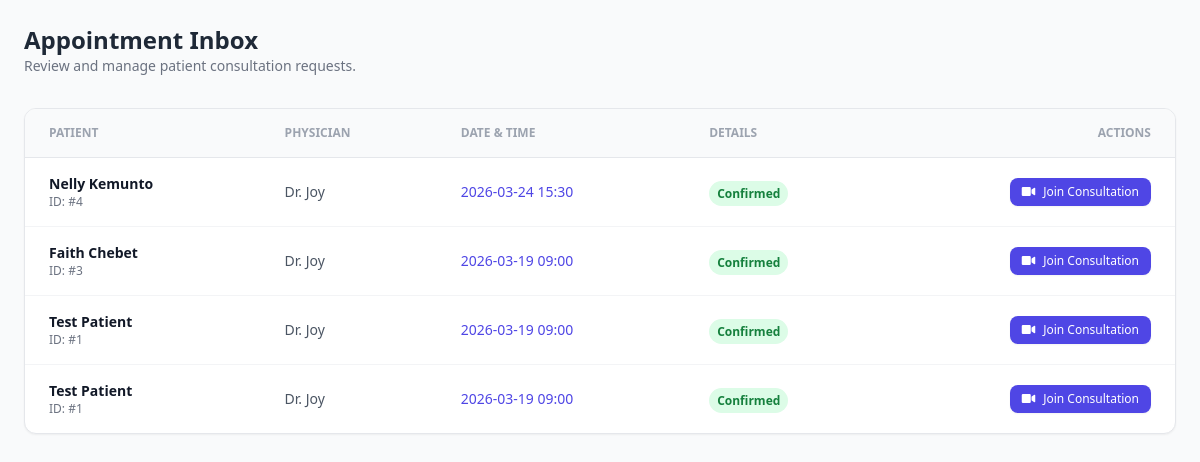
The app's page /staff/manage-appointments (signed in) with its own data.
### tables this page shows
CREATE TABLE appointments (
            appt_id INTEGER PRIMARY KEY AUTOINCREMENT,
            patient_id INTEGER,
            doctor_user_id INTEGER,
            appt_time DATETIME,
            department TEXT DEFAULT 'General Practice',
            status TEXT DEFAULT 'Pending'
        );

CREATE TABLE patients (
            patient_id INTEGER PRIMARY KEY AUTOINCREMENT,
            name TEXT NOT NULL,
            contact_info TEXT,
            staff_id INTEGER DEFAULT 1,
            is_active TINYINT DEFAULT 1,
            lifeline_status TINYINT DEFAULT 0,
            heart_rate_min INT DEFAULT 50,
            heart_rate_max INT DEFAULT 100,
            bp_systolic_max INT DEFAULT 140,
            bp_diastolic_max INT DEFAULT 90,
            glucose_max DECIMAL(5,2) DEFAULT 180.00,
            clinical_status TEXT DEFAULT 'Monitoring', 
            symptoms TEXT,
            lab_results TEXT,
            test_interpretation TEXT,
            treatment_plan TEXT,
            pharmacy_notes TEXT,
            last_diagnosis_summary TEXT,
            clinical_decision TEXT,
            decision_justification TEXT
        );

CREATE TABLE users (
            id INTEGER PRIMARY KEY AUTOINCREMENT,
            username TEXT NOT NULL UNIQUE,
            password_hash TEXT NOT NULL,
            role TEXT NOT NULL DEFAULT 'Staff'
        );

### app.py (the view)
@app.route('/staff/manage-appointments') # This is the URL
@login_required
def manage_appointments(): # THIS name must match the url_for()
    db = get_db_connection()
    appointments = db.execute("""
        SELECT a.appt_id, a.appt_time, a.status, p.name as patient_name, p.patient_id, u.username as doctor_name
        FROM appointments a
        JOIN patients p ON a.patient_id = p.patient_id
        JOIN users u ON a.doctor_user_id = u.id
        ORDER BY a.appt_time DESC
    """).fetchall()
    db.close()
    return render_template('manage_appointments.html', appointments=appointments)

### app.py (called while the page is built)
def get_db_connection():
    conn = sqlite3.connect(DATABASE_FILE)
    conn.row_factory = sqlite3.Row
    return conn

@login_manager.user_loader
def load_user(user_id):
    db = get_db_connection()
    user_data = db.execute('SELECT * FROM users WHERE id = ?', (user_id,)).fetchone()
    db.close()
    if user_data:
        return User(user_data['id'], user_data['username'], user_data['password_hash'], user_data['role'])
    return None

### templates/manage_appointments.html (shortened to what this page needs)
<!DOCTYPE html>
<html lang="en">
<head>
    <script src="https://cdn.tailwindcss.com"></script>
    <link rel="stylesheet" href="https://cdnjs.cloudflare.com/ajax/libs/font-awesome/6.0.0/css/all.min.css">
</head>
<body class="bg-gray-50 p-6">
    <div class="max-w-6xl mx-auto">
        <header class="mb-8">
            <h1 class="text-2xl font-bold text-gray-800">Appointment Inbox</h1>
            <p class="text-gray-500 text-sm">Review and manage patient consultation requests.</p>
        </header>
        <div class="bg-white rounded-xl shadow-sm border border-gray-200 overflow-hidden">
            <table class="w-full text-left border-collapse">
                <thead class="bg-gray-50 border-b border-gray-200">
                    <tr>
                        <th class="px-6 py-4 text-xs font-bold text-gray-400 uppercase">Patient</th>
                        <th class="px-6 py-4 text-xs font-bold text-gray-400 uppercase">Physician</th>
                        <th class="px-6 py-4 text-xs font-bold text-gray-400 uppercase">Date & Time</th>
                        <th class="px-6 py-4 text-xs font-bold text-gray-400 uppercase">Details</th>
                        <th class="px-6 py-4 text-xs font-bold text-gray-400 uppercase text-right">Actions</th>
                    </tr>
                </thead>
                <tbody class="divide-y divide-gray-100">
                    {% for appt in appointments %}
                    <tr class="hover:bg-gray-50 transition">
                        <td class="px-6 py-4">
                            <div class="text-sm font-bold text-gray-900">{{ appt.patient_name }}</div>
                            <div class="text-xs text-gray-500">ID: #{{ appt.patient_id }}</div>
                        </td>
                        <td class="px-6 py-4 text-sm text-gray-600">
                            Dr. {{ appt.doctor_name }}
                        </td>
                        <td class="px-6 py-4 text-sm font-medium text-indigo-600">
                            {{ appt.appt_time }}
                        </td>
                        <td class="px-6 py-4">
                            <span class="text-xs px-2 py-1 rounded-full font-semibold
                                {% if 'Pending' in appt.status %} bg-yellow-100 text-yellow-700
                                {% elif 'Confirmed' in appt.status %} bg-green-100 text-green-700
                                {% else %} bg-gray-100 text-gray-600 {% endif %}">
                                {{ appt.status }}
                            </span>
                        </td>
                        <td class="px-6 py-4 text-right space-x-2">
                            {% if 'Pending' in appt.status %}
                            <form action="{{ url_for('update_appointment_status') }}" method="POST" class="inline">
                                <input type="hidden" name="appt_id" value="{{ appt.appt_id }}">
                                <input type="hidden" name="new_status" value="Confirmed">
                                <button type="submit" class="bg-green-600 text-white text-xs px-3 py-1.5 rounded-lg hover:bg-green-700 transition">
                                    Approve
                                </button>
                            </form>
                            <form action="{{ url_for('update_appointment_status') }}" method="POST" class="inline">
                                <input type="hidden" name="appt_id" value="{{ appt.appt_id }}">
                                <input type="hidden" name="new_status" value="Cancelled">
                                <button type="submit" class="bg-white border border-red-200 text-red-600 text-xs px-3 py-1.5 rounded-lg hover:bg-red-50 transition">
                                    Reject
                                </button>
                            </form>
                            {% elif 'Confirmed' in appt.status %}
                            <a href="{{ url_for('start_consultation', appt_id=appt.appt_id) }}"
                               class="inline-flex items-center bg-indigo-600 text-white text-xs px-3 py-1.5 rounded-lg hover:bg-indigo-700 transition shadow-sm">
                                <i class="fas fa-video mr-2"></i> Join Consultation
                            </a>
                            {% else %}
                            <span class="text-gray-300 text-xs italic">No actions available</span>
                            {% endif %}
                        </td>
                    </tr>
                    {% endfor %}
                </tbody>
            </table>
        </div>
    </div>
</body>
</html>

### records on screen
appointments: patient_name "Nelly Kemunto", patient_id "4", doctor_name "Joy", appt_time "2026-03-24 15:30", status "Confirmed"
appointments: patient_name "Faith Chebet", patient_id "3", doctor_name "Joy", appt_time "2026-03-19 09:00", status "Confirmed"
appointments: patient_name "Test Patient", patient_id "1", doctor_name "Joy", appt_time "2026-03-19 09:00", status "Confirmed"
appointments: patient_name "Test Patient", patient_id "1", doctor_name "Joy", appt_time "2026-03-19 09:00", status "Confirmed"
